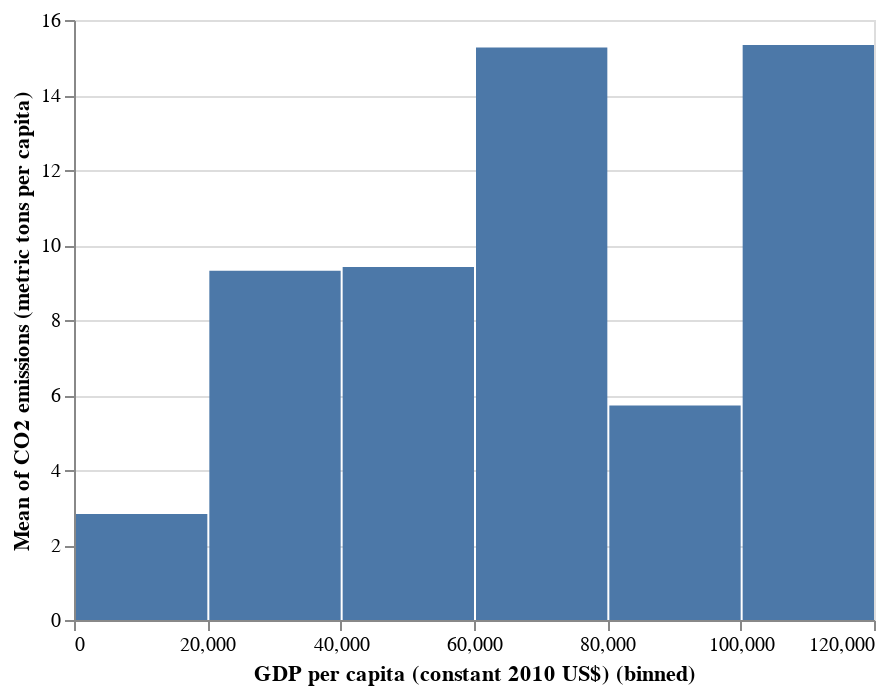

Notebook source saved alongside this figure:
### Markdown cell above
The data is a little quirky as we have no data for countries with GDP per capita above 120,000 (I think there's only one country up there), so we might need to tweak a little:

### Code cell
alt.Chart(
    world[world["GDP per capita (constant 2010 US$)"] < 120000]
).mark_bar().encode(
    x=alt.X("GDP per capita (constant 2010 US$)", bin=True),
    y="mean(CO2 emissions (metric tons per capita))",
)

### Figure 1 — Vega-Lite specification as saved in the notebook (floating-point values rounded to 4 significant figures; data arrays with more than 128 entries replaced by an {"elided": "..."} marker saying what was removed)
{"config": {"view": {"continuousWidth": 400, "continuousHeight": 300}}, "data": {"name": "data-a2ed3b5283eb92de00685b172afb26c8"}, "mark": "bar", "encoding": {"x": {"type": "quantitative", "bin": true, "field": "GDP per capita (constant 2010 US$)"}, "y": {"type": "quantitative", "aggregate": "mean", "field": "CO2 emissions (metric tons per capita)"}}, "$schema": "https://vega.github.io/schema/vega-lite/v4.8.1.json", "datasets": {"data-a2ed3b5283eb92de00685b172afb26c8": {"elided": "197 records"}}}
